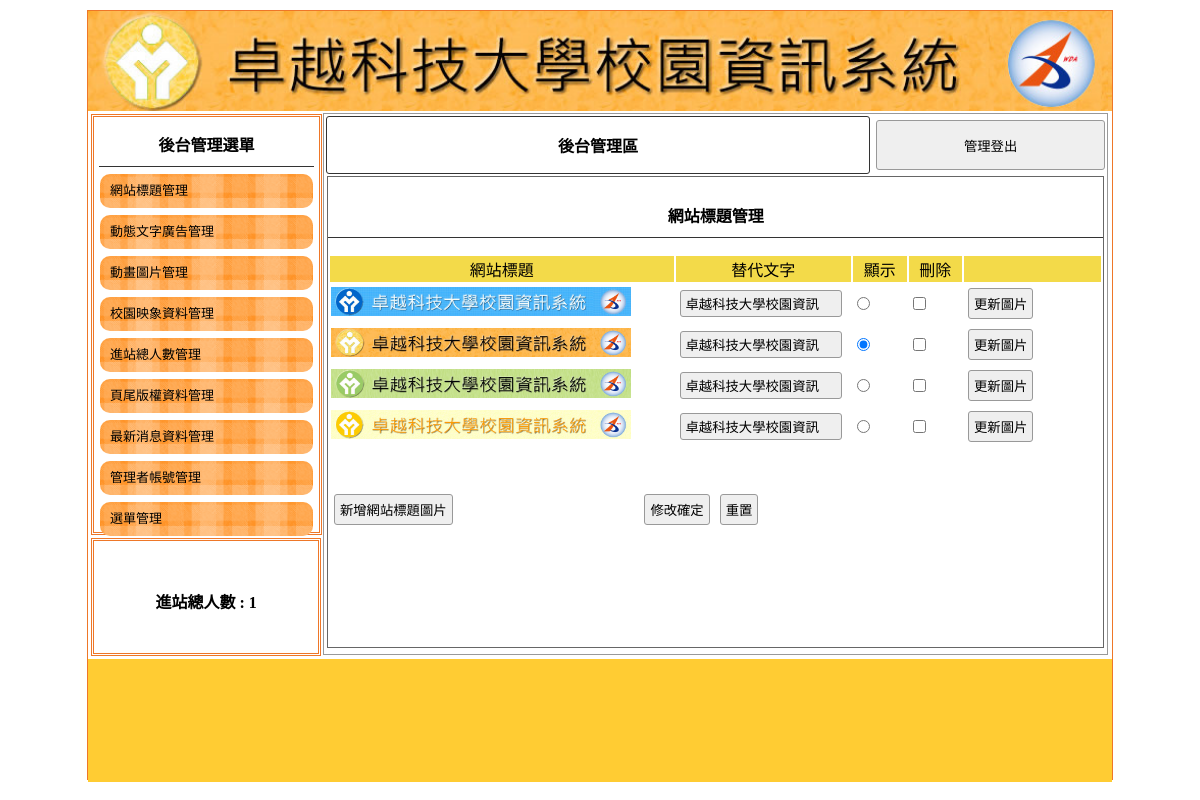
The app's page /admin.php?do=title with its own data.
### tables this page shows
CREATE TABLE `title` (
  `id` int(11) NOT NULL,
  `text` text NOT NULL,
  `img` text NOT NULL,
  `sh` int(1) NOT NULL DEFAULT 0
);

### api/db.php (called while the page is built, shortened)
<?php
class db{
    protected $table;
    protected   $pdo;
    protected   $dsn="mysql:host=localhost;charset=utf8;dbname=db03_z01l2;";
    public function __construct($table) {
        $this->table = $table;
        $this->pdo=new pdo($this->dsn,'root','');
    }
    function fetchAll($sql){
        return $this->pdo->query($sql)->fetchAll(PDO::FETCH_ASSOC);
    }
    function fetchOne($sql){
        return $this->pdo->query($sql)->fetch(PDO::FETCH_ASSOC);
    }
    function a2s($array){
        $tmp=[];
        foreach ($array as $key => $val) {
            $tmp[]="`$key`='$val'";
        }
        return $tmp;
    }
    function all(...$array){
        $sql = " SELECT * FROM $this->table ";
        return $this->fetchAll($sql);
    }
    function find($id){
        $sql = " SELECT * FROM $this->table ";
        if(is_array($id)){
            $where= $this->a2s($id);
            $sql .= " where ".join(" && ",$where);
        }else{
            $sql .= " where `id`='$id' ";
        }
        return $this->fetchOne($sql);
    }
}
$Title=new db("title");

### back/title.php (the view, shortened to what this page needs)
<div style="width:99%; height:87%; margin:auto; overflow:auto; border:#666 1px solid;">
    <p class="t cent botli">網站標題管理</p>
    <form method="post" action="./api/edit.php">
        <table width="100%">
            <tbody>
                <tr class="yel">
                    <td width="45%">網站標題</td>
                    <td width="23%">替代文字</td>
                    <td width="7%">顯示</td>
                    <td width="7%">刪除</td>
                    <td></td>
                </tr>
                <?php
                $table=$_GET['do'];
                $db=ucfirst($table);
                $rows=$$db->all();
                ?>
                <?php
                foreach ($rows as $row) :
                ?>
                <tr class="">
                    <td width="45%">
                        <img src="./upload/<?=$row['img'];?>" style="width: 300px;">
                    </td>
                    <td width="23%">
                        <input type="text" name="text[]" value="<?=$row['text'];?>">
                    </td>
                    <td width="7%">
                        <input type="radio" name="sh[]" value="<?=$row['id'];?>" <?=($row['sh']==1)?'checked':'';?>>
                    </td>
                    <td width="7%">
                        <input type="checkbox" name="del[]" value="<?=$row['id'];?>">
                    </td>
                    <td>
                    <input type="button" onclick="op('#cover','#cvr','./modal/update_title.php?table=<?=$do?>&id=<?=$row['id'];?>')"
                    value="更新圖片">
                    </td>
                </tr>
                <?php
                endforeach ;
                ?>
            </tbody>
        </table>
        <table style="margin-top:40px; width:70%;">
            <tbody>
                <tr>
                    <td width="200px">
                        <input type="button" onclick="op('#cover','#cvr','./modal/<?=$do?>.php?table=<?=$do?>')"
                            value="新增網站標題圖片">
                    </td>
                    <td class="cent">
                        <input type="submit" value="修改確定">
                        <input type="reset" value="重置">
                    </td>
                </tr>
            </tbody>
        </table>
    </form>
</div>

### admin.php (shortened to what this page needs)
<?php
include_once "./api/db.php";
?>
<!DOCTYPE html>
<html lang="en">
<head>
    <link href="./css/css.css" rel="stylesheet" type="text/css">
</head>
<body>
    <div id="main">
        <a title="" href="index.php">
            <div class="ti" style="background:url('./upload/<?=$Title->find(['sh'=>1])['img'];?>'); background-size:cover;"></div>
        </a>
        <div id="ms">
            <div id="lf" style="float:left;">
                <div id="menuput" class="dbor">
                    <span class="t botli">後台管理選單</span>
                    <a style="color:#000; font-size:13px; text-decoration:none;" href="?do=title">
                        <div class="mainmu">
                            網站標題管理 </div>
                    </a>
                    <a style="color:#000; font-size:13px; text-decoration:none;" href="?do=ad">
                        <div class="mainmu">
                            動態文字廣告管理 </div>
                    </a>
                    <a style="color:#000; font-size:13px; text-decoration:none;" href="?do=mvim">
                        <div class="mainmu">
                            動畫圖片管理 </div>
                    </a>
                    <a style="color:#000; font-size:13px; text-decoration:none;" href="?do=image">
                        <div class="mainmu">
                            校園映象資料管理 </div>
                    </a>
                    <a style="color:#000; font-size:13px; text-decoration:none;" href="?do=total">
                        <div class="mainmu">
                            進站總人數管理 </div>
                    </a>
                    <a style="color:#000; font-size:13px; text-decoration:none;" href="?do=bottom">
                        <div class="mainmu">
                            頁尾版權資料管理 </div>
                    </a>
                    <a style="color:#000; font-size:13px; text-decoration:none;" href="?do=news">
                        <div class="mainmu">
                            最新消息資料管理 </div>
                    </a>
                    <a style="color:#000; font-size:13px; text-decoration:none;" href="?do=admin">
                        <div class="mainmu">
                            管理者帳號管理 </div>
                    </a>
                    <a style="color:#000; font-size:13px; text-decoration:none;" href="?do=menu">
                        <div class="mainmu">
                            選單管理 </div>
                    </a>
                </div>
                <div class="dbor" style="margin:3px; width:95%; height:20%; line-height:100px;">
                    <span class="t">進站總人數 :
                        1 </span>
                </div>
            </div>
            <div class="di"
                style="height:540px; border:#999 1px solid; width:76.5%; margin:2px 0px 0px 0px; float:left; position:relative; left:20px;">
                <table width="100%">
                    <tbody>
                        <tr>
                            <td style="width:70%;font-weight:800; border:#333 1px solid; border-radius:3px;"
                                class="cent"><a href="?do=admin" style="color:#000; text-decoration:none;">後台管理區</a>
                            </td>
                            <td><button onclick="location.href='./api/logout.php'"
                                    style="width:99%; margin-right:2px; height:50px;">管理登出</button></td>
                        </tr>
                    </tbody>
                </table>
	<?php
		$do=$_GET['do']??'admin';
		$file="./back/$do.php";
		if(file_exists($file)){
		include $file;
		}else{
		include "./back/admin.php";
		}
	?>
            </div>
        </div>
        <div
            style="width:1024px; left:0px; position:relative; background:#FC3; margin-top:4px; height:123px; display:block;">
            <span class="t" style="line-height:123px;"></span>
        </div>
    </div>
</body>
</html>

### css/css.css (style rules this page uses)
body { padding:0px; margin:0px; }
#main { width:1024px; height:768px; margin:10px auto 10px auto; border:#EE7728 1px solid; position:relative; }
.ti { width:100%; height:100px; position:relative; background-size:cover; background-repeat:no-repeat; }
.dbor { border:#EE7728 double 3px; margin:1px; padding:2px 10px 2px 10px; }
.t { font-weight:800; display:block; text-align:center; padding:10px 1px 10px 1px; }
.botli { border-bottom:#333 1px solid; }
.mainmu { position:relative; border-radius:10px; background:url(../icon/menu.fw.png) center no-repeat; background-size:cover; line-height:30px; padding:2px 10px 2px 10px; margin:7px 1px 7px 1px; }
#lf { height:540px; width:21%; display:inline-block; }
#menuput { width:100%; height:75%; position:relative; padding:5px; display:block; margin: 3px; }
.di { display:inline-block; }
.cent { text-align:center; }
input,button { border:#999 1px solid; border-radius:3px; background:#EFEFEF; padding:5px; margin:3px; }
input[type=text],input[type=password] { width:150px; }
.yel td { background:#F3DA49; text-align:center; }

### records on screen
title: img (picture), text "卓越科技大學校園資訊", sh "☑"
title: img (picture), text "卓越科技大學校園資訊"
title: img (picture), text "卓越科技大學校園資訊"
title: img (picture), text "卓越科技大學校園資訊"
